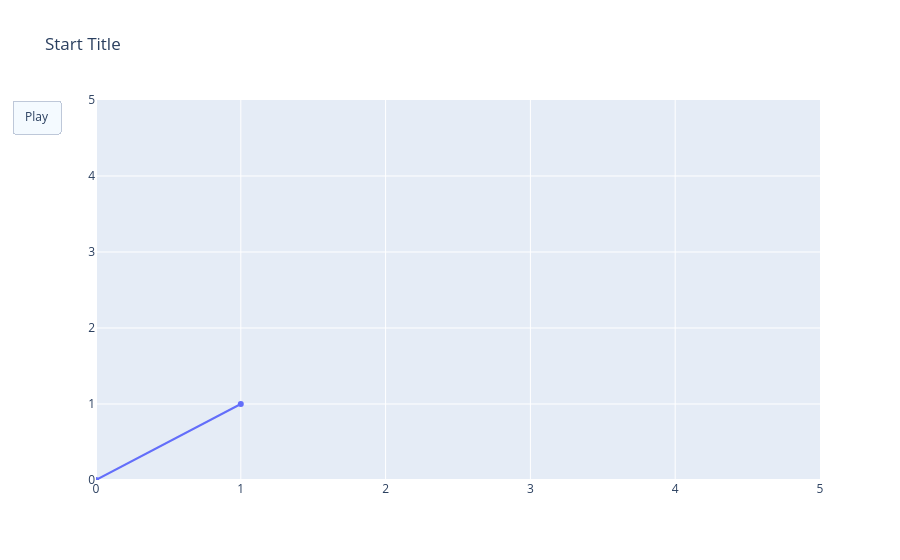

Notebook code for this chart:
### Code cell
#一帧帧的显示动画
import plotly.graph_objects as go

fig = go.Figure(
    data=[go.Scatter(x=[0, 1], y=[0, 1])],
    layout=go.Layout(
        xaxis=dict(range=[0, 5], autorange=False),
        yaxis=dict(range=[0, 5], autorange=False),
        title="Start Title",
        updatemenus=[dict(
            type="buttons",
            buttons=[dict(label="Play",
                          method="animate",
                          args=[None])])]
    ),
    frames=[go.Frame(data=[go.Scatter(x=[1, 2], y=[1, 2])]),
            go.Frame(data=[go.Scatter(x=[1, 4], y=[1, 4])]),
            go.Frame(data=[go.Scatter(x=[3, 4], y=[3, 4])],
                     layout=go.Layout(title_text="End Title"))]
)

fig.show()

### Figure 1 — Plotly figure (JSON) as saved in the notebook; plotly's stock layout.template omitted (floating-point values rounded to 4 significant figures)
{"data": [{"type": "scatter", "x": [0, 1], "y": [0, 1]}], "layout": {"title": {"text": "Start Title"}, "updatemenus": [{"buttons": [{"args": [null], "label": "Play", "method": "animate"}], "type": "buttons"}], "xaxis": {"autorange": false, "range": [0, 5]}, "yaxis": {"autorange": false, "range": [0, 5]}}}
